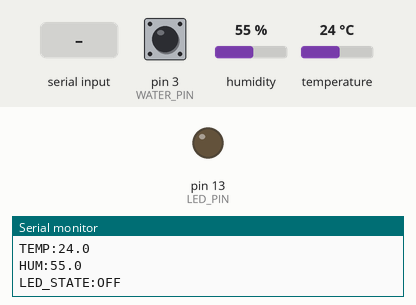
Simulated run of this sketch. Board: Arduino Uno, built with avr-gcc and run on an emulated ATmega328P. On the bench: output pins drawn as LEDs (lit = HIGH), the last lines printed to the serial monitor. The test bench sets the inputs (shaded band); at power-on: pin 3 (WATER_PIN) HIGH, humidity 55 %, temperature 24 °C.

Above: at 1.2 s.
1.3 s: "A90\n" received over Serial
At 2.2 s:
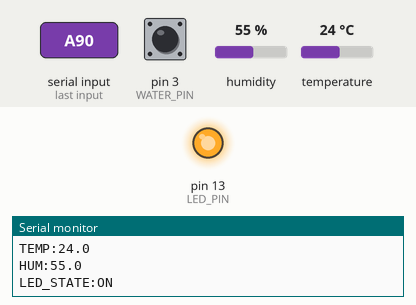
8.3 s: "S90\n" received over Serial
At 8.8 s:
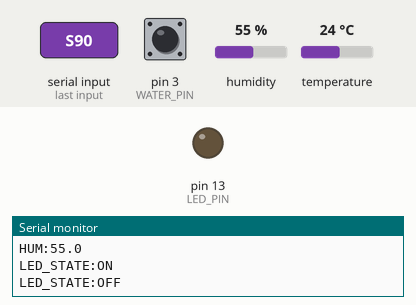
9.8 s: "A,45\n" received over Serial
At 11.1 s:
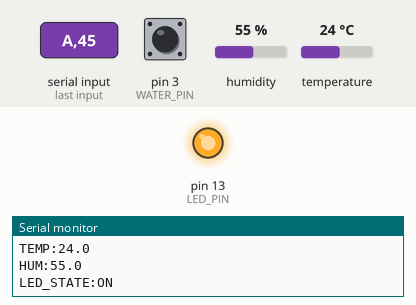
Timing chart, 0 to 12.3 s (numbered marks = the images above; inputs shaded):
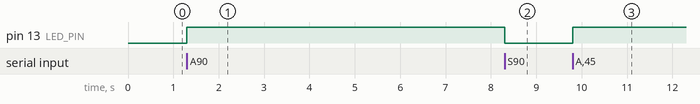

Measured:
- after the input at 1.3 s, pin 13 (LED_PIN): LOW → HIGH at once
- after the input at 8.3 s, pin 13 (LED_PIN): HIGH → LOW at once
- after the input at 9.8 s, pin 13 (LED_PIN): LOW → HIGH at once

The sketch:

sketch_may25b.ino
```cpp
#include <EEPROM.h>
#include <DHT.h>

const int LED_PIN = 13;
const int WATER_PIN = 3;
#define DHTPIN 2
#define DHTTYPE DHT11

DHT dht(DHTPIN, DHTTYPE);
int msgIndex = 0;
int floodIndex = 0;
unsigned long lastRead = 0;
bool lastWaterState = HIGH;

void sendEEPROM() {
  for (int slot = 0; slot < 10; slot++) {
    Serial.print("MSG:"); Serial.print(slot); Serial.print(":");
    for (int i = 0; i < 20; i++) {
      char c = EEPROM.read(slot * 20 + i);
      if (c == '\0') break;
      Serial.print(c);
    }
    Serial.println();
  }
  for (int slot = 0; slot < 10; slot++) {
    Serial.print("FLD:"); Serial.print(slot); Serial.print(":");
    Serial.println(EEPROM.read(200 + slot));
  }
}

void setup() {
  Serial.begin(115200);
  dht.begin();
  pinMode(LED_PIN, OUTPUT);
  pinMode(WATER_PIN, INPUT_PULLUP);
  digitalWrite(LED_PIN, LOW);
}

void loop() {
  if (millis() - lastRead >= 1000) {
    float h = dht.readHumidity();
    float t = dht.readTemperature();
    if (!isnan(t) && !isnan(h)) {
      Serial.print("TEMP:"); Serial.println(t, 1);
      Serial.print("HUM:"); Serial.println(h, 1);
    }
    Serial.print("LED_STATE:"); Serial.println(digitalRead(LED_PIN) == HIGH ? "ON" : "OFF");
    lastRead = millis();
  }

  bool currentWaterState = digitalRead(WATER_PIN);
  if (currentWaterState == LOW && lastWaterState == HIGH) {
    Serial.println("FLOOD_EVENT");
    EEPROM.update(200 + floodIndex, 1);
    floodIndex = (floodIndex + 1) % 10;
    sendEEPROM();
    delay(500);
  }
  lastWaterState = currentWaterState;

  while (Serial.available() > 0) {
    char cmd = Serial.read();
    if (cmd == 'A') {
      digitalWrite(LED_PIN, HIGH); Serial.println("LED_STATE:ON");
    } else if (cmd == 'S') {
      digitalWrite(LED_PIN, LOW); Serial.println("LED_STATE:OFF");
    } else if (cmd == 'M') {
      String msg = Serial.readStringUntil('\n'); msg.trim();
      int addr = msgIndex * 20;
      for(int i=0; i<msg.length() && i<19; i++) EEPROM.update(addr+i, msg[i]);
      EEPROM.update(addr + (msg.length() < 19 ? msg.length() : 19), '\0');
      msgIndex = (msgIndex + 1) % 10;
      sendEEPROM();
    } else if (cmd == 'R') {
      sendEEPROM();
    } else if (cmd == 'D') {
      int id = Serial.parseInt();
      if (id >= 0 && id <= 9) {
        EEPROM.update(200 + id, 0);
        sendEEPROM();
      }
    }
  }
}
```
